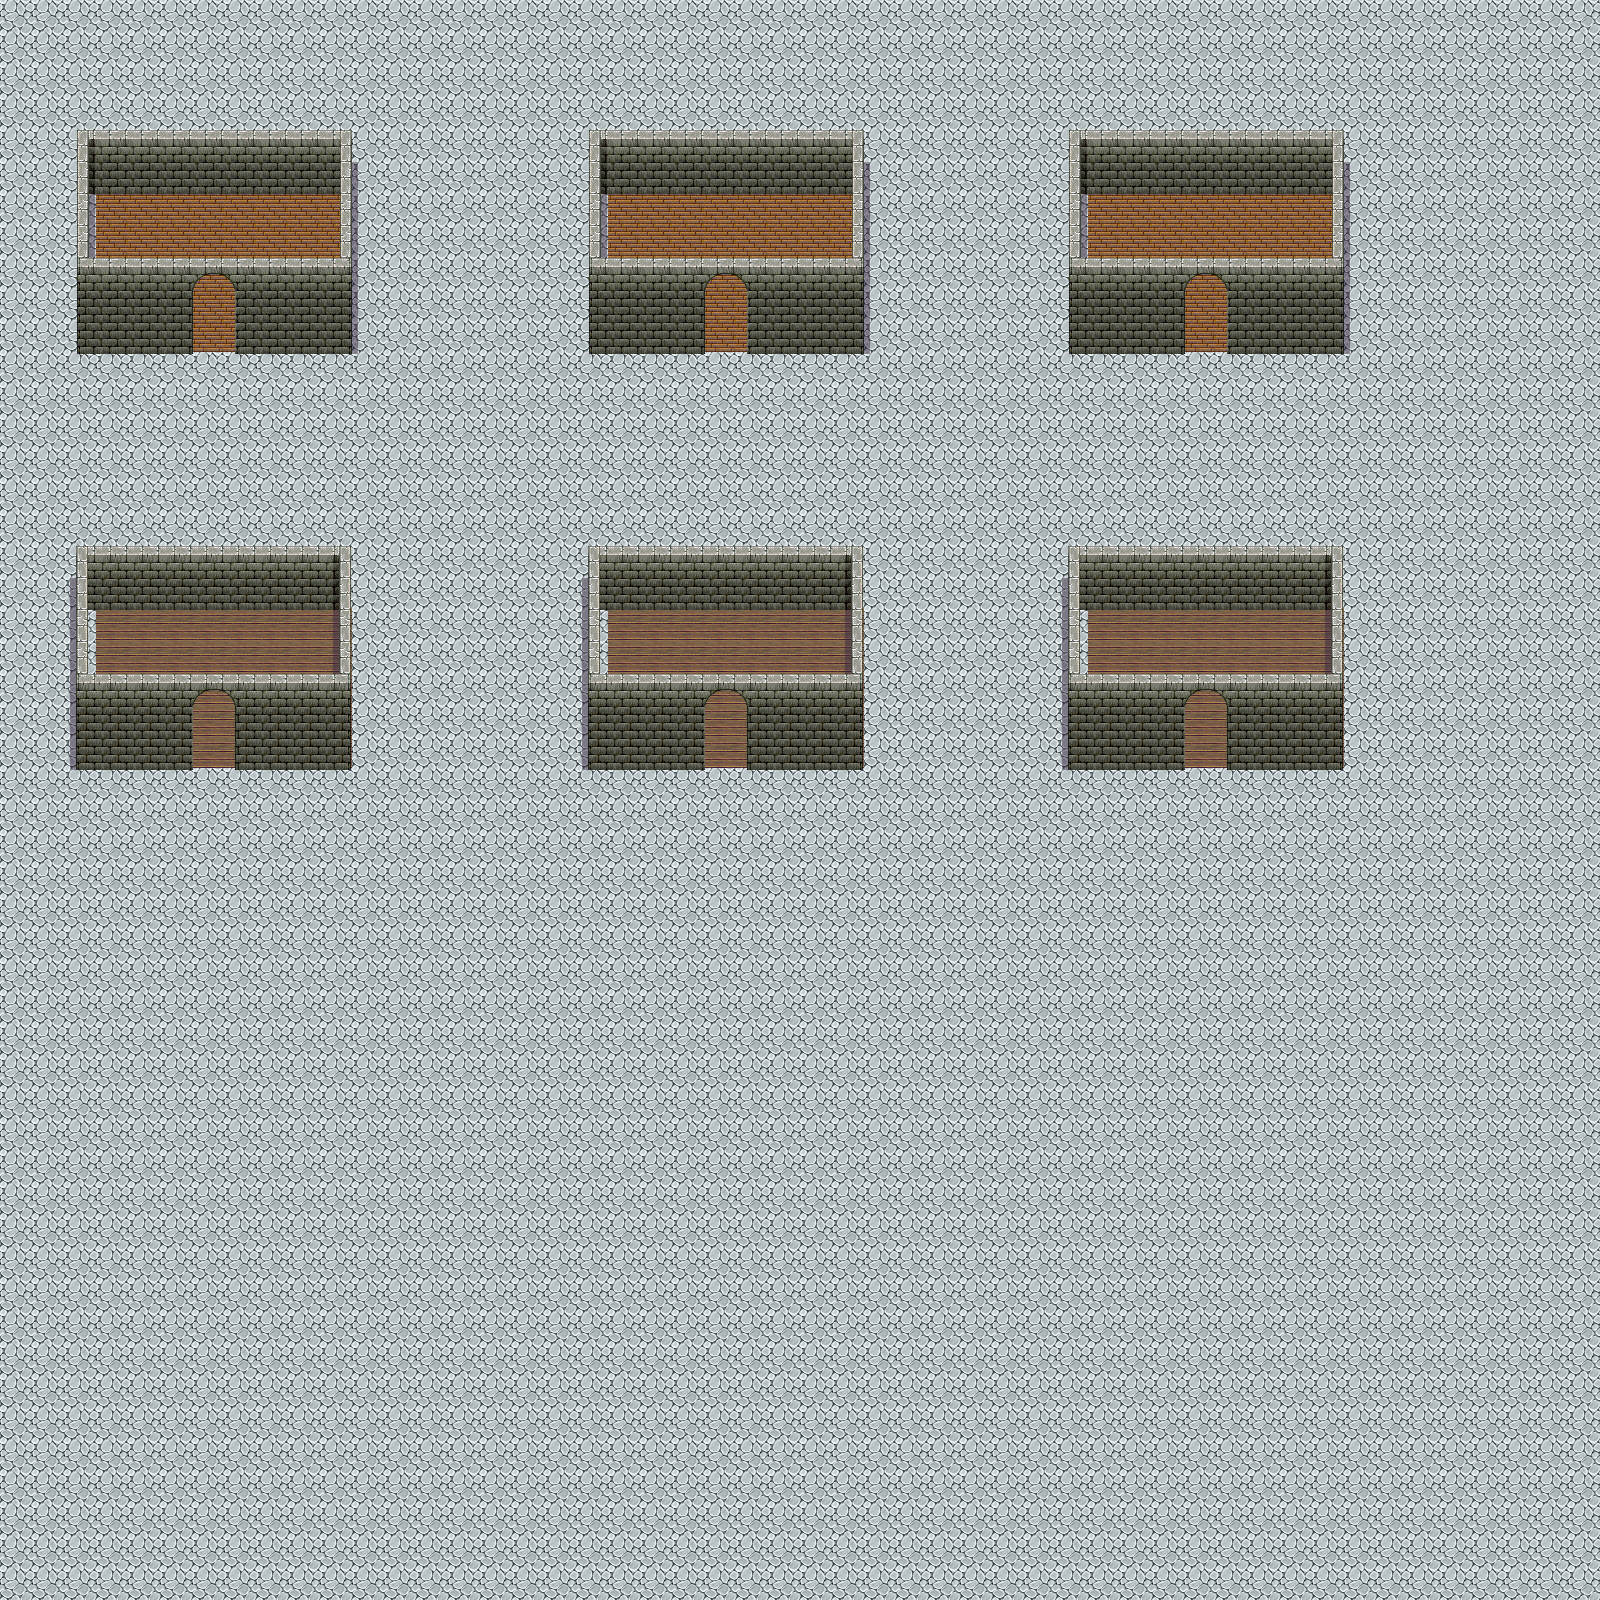

This is a level from a 2D game, rendered from its Tiled map with the project's own tilesets. A one-line summary and the map file follow, with tile-layer data summarised:
An orthogonal 50x50 tile map with 32x32 px tiles, 7 tile layers (Floor1, Floor2, Wall 1, Wall 2, ...), 11 tilesets.

<map version="1.0" tiledversion="2017.07.26" orientation="orthogonal" renderorder="right-down" width="50" height="50" tilewidth="32" tileheight="32" nextobjectid="1">
 <properties>
  <property name="block" value="" />
 </properties>
 <tileset firstgid="1" source="sin_nombre.tsx" />
 <tileset firstgid="193" source="hh.tsx" />
 <tileset firstgid="385" source="jhj.tsx" />
 <tileset firstgid="641" source="escaleras.tsx" />
 <tileset firstgid="769" source="fiec.tsx" />
 <tileset firstgid="1025" source="cosillas.tsx" />
 <tileset firstgid="1575" source="nuevo.tsx" />
 <tileset firstgid="1831" source="mesas-1.tsx" />
 <tileset firstgid="2087" source="mesas1.tsx" />
 <tileset firstgid="2343" source="2.tsx" />
 <tileset firstgid="2599" source="techos.tsx" />
 <layer name="Floor1" width="50" height="50">
  <data>[2500 cells, 2500 non-empty, 3 distinct tile ids]</data>
 </layer>
 <layer name="Floor2" width="50" height="50">
  <data>[2500 cells, 0 non-empty, 0 distinct tile ids]</data>
 </layer>
 <layer name="Wall 1" width="50" height="50">
  <data>[2500 cells, 0 non-empty, 0 distinct tile ids]</data>
 </layer>
 <layer name="Wall 2" width="50" height="50">
  <data>[2500 cells, 0 non-empty, 0 distinct tile ids]</data>
 </layer>
 <layer name="Wall 3" width="50" height="50" offsetx="70.6667" offsety="130.667">
  <data>[2500 cells, 282 non-empty, 17 distinct tile ids]</data>
 </layer>
 <layer name="Ceiling 1" width="50" height="50">
  <data>[2500 cells, 0 non-empty, 0 distinct tile ids]</data>
 </layer>
 <layer name="Ceiling 2" width="50" height="50">
  <data>[2500 cells, 0 non-empty, 0 distinct tile ids]</data>
 </layer>
</map>
